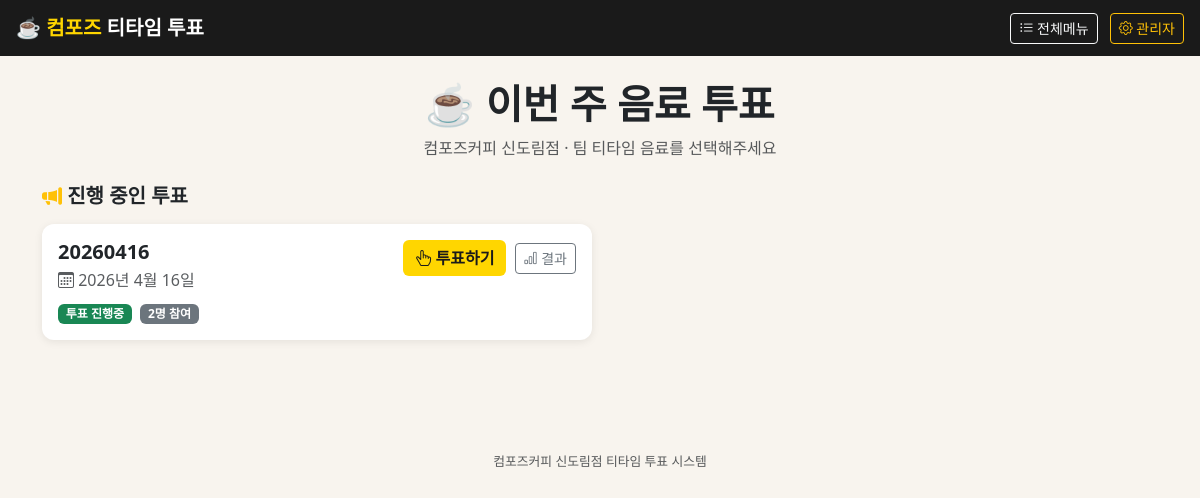
The app's page /, older data.
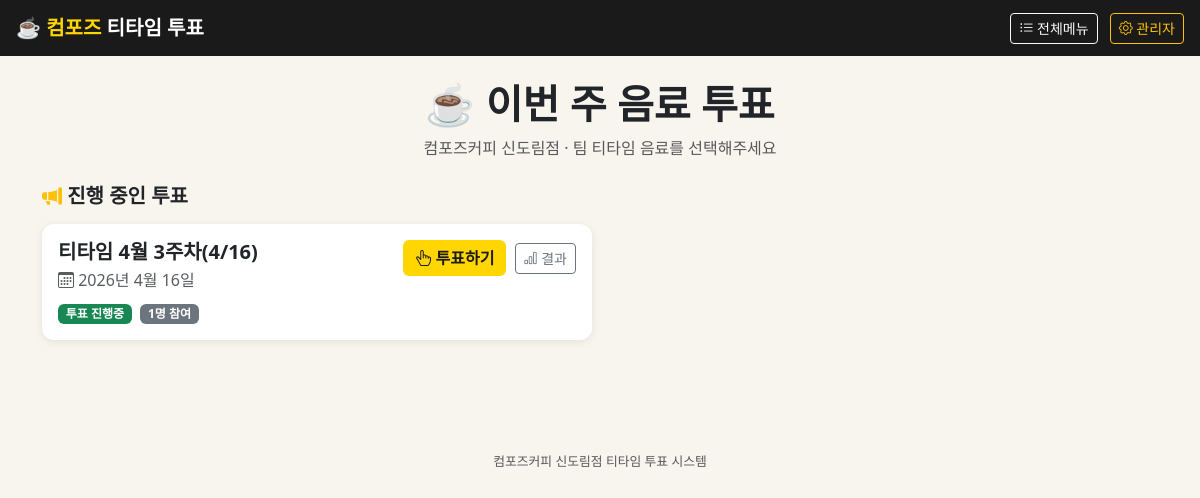
The same page, newer data.
### drinks/models.py (models this page shows, shortened)
class VoteSession(models.Model):
    title = models.CharField(max_length=200, verbose_name='투표 제목')
    vote_date = models.DateField(verbose_name='티타임 날짜')
    is_active = models.BooleanField(default=True, verbose_name='투표 진행중')
    created_at = models.DateTimeField(auto_now_add=True)
    class Meta:
        ordering = ['-vote_date']
        verbose_name = '투표 세션'
        verbose_name_plural = '투표 세션 목록'
    @property
    def total_votes(self):
        return self.votes.count()

### drinks/views.py (the view)
# urls.py: path('', views.index, name='index'),
def index(request):
    active_sessions = VoteSession.objects.filter(is_active=True)
    past_sessions = VoteSession.objects.filter(is_active=False)[:5]
    return render(request, 'drinks/index.html', {
        'active_sessions': active_sessions,
        'past_sessions': past_sessions,
    })

### drinks/templates/drinks/index.html (shortened to what this page needs)
{% extends "drinks/base.html" %}
{% block content %}
<div class="text-center mb-4">
  <h1 class="fw-bold">☕ 이번 주 음료 투표</h1>
  <p class="text-muted">컴포즈커피 신도림점 · 팀 티타임 음료를 선택해주세요</p>
</div>
{% if active_sessions %}
<h5 class="fw-bold mb-3"><i class="bi bi-megaphone-fill text-warning"></i> 진행 중인 투표</h5>
<div class="row g-3 mb-5">
  {% for session in active_sessions %}
  <div class="col-md-6">
    <div class="card p-3">
      <div class="d-flex justify-content-between align-items-start">
        <div>
          <h5 class="fw-bold mb-1">{{ session.title }}</h5>
          <p class="text-muted mb-2">
            <i class="bi bi-calendar3"></i> {{ session.vote_date }}
          </p>
          <span class="badge bg-success">투표 진행중</span>
          <span class="badge bg-secondary ms-1">{{ session.total_votes }}명 참여</span>
        </div>
        <div class="text-end">
          <a href="{% url 'vote' session.id %}" class="btn btn-compose me-1">
            <i class="bi bi-hand-index-thumb"></i> 투표하기
          </a>
          <a href="{% url 'stats' session.id %}" class="btn btn-outline-secondary btn-sm">
            <i class="bi bi-bar-chart"></i> 결과
          </a>
        </div>
      </div>
    </div>
  </div>
  {% endfor %}
</div>
{% endif %}
{% endblock %}

### drinks/templates/drinks/base.html (shortened to what this page needs)
<!DOCTYPE html>
<html lang="ko">
<head>
  <link href="https://cdn.jsdelivr.net/npm/bootstrap@5.3.0/dist/css/bootstrap.min.css" rel="stylesheet">
  <link href="https://cdn.jsdelivr.net/npm/bootstrap-icons@1.11.0/font/bootstrap-icons.css" rel="stylesheet">
</head>
<body>
<nav class="navbar navbar-dark px-3 py-2">
  <a class="navbar-brand fw-bold" href="/">☕ <span>컴포즈</span> 티타임 투표</a>
  <div>
    <a href="/menu/" class="btn btn-outline-light btn-sm me-2">
      <i class="bi bi-list-ul"></i> 전체메뉴
    </a>
    <a href="/admin/" class="btn btn-outline-warning btn-sm">
      <i class="bi bi-gear"></i> 관리자
    </a>
  </div>
</nav>
<div class="container py-4">
  {% block content %}{% endblock %}
</div>
<footer class="text-center text-muted py-3 mt-4" style="font-size:.8rem;">
  컴포즈커피 신도림점 티타임 투표 시스템
</footer>
</body>
</html>

### drinks/templates/drinks/base.html (style rules this page uses)
:root { --cy: #FFD600; --cd: #1A1A1A; }
body { background-color: #f8f4ee; }
.navbar { background-color: var(--cd) !important; }
.navbar-brand span { color: var(--cy); }
.btn-compose { background-color: var(--cy); color: var(--cd); font-weight:700; border:none; }
.card { border:none; border-radius:12px; box-shadow:0 2px 8px rgba(0,0,0,.08); }

Row changes from the older to the newer data that the page shows:
removed VoteSession: title "20260416", vote_date "2026년 4월 16일", total_votes "2"
added VoteSession: title "티타임 4월 3주차(4/16)", vote_date "2026년 4월 16일", total_votes "1"
